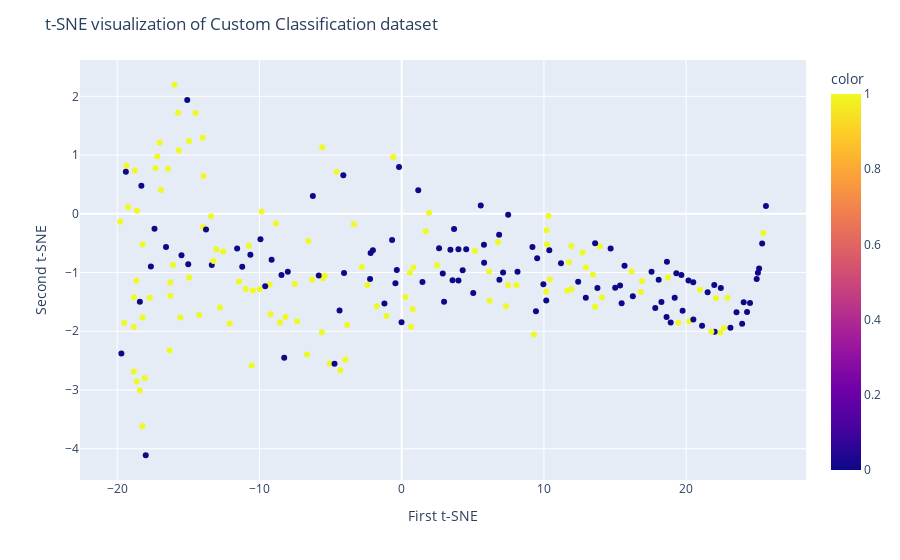

Notebook source saved alongside this figure:
### Code cell
fig = px.scatter(x=X_tsne[:, 0], y=X_tsne[:, 1], color=y)
fig.update_layout(
    title="t-SNE visualization of Custom Classification dataset",
    xaxis_title="First t-SNE",
    yaxis_title="Second t-SNE",
)
fig.show()

### Figure 1 — Plotly figure (JSON) as saved in the notebook; plotly's stock layout.template omitted (floating-point values rounded to 4 significant figures; data arrays with more than 128 entries replaced by an {"elided": "..."} marker saying what was removed)
{"data": [{"hovertemplate": "x=%{x}<br>y=%{y}<br>color=%{marker.color}<extra></extra>", "legendgroup": "", "marker": {"color": {"elided": "224 int values"}, "coloraxis": "coloraxis", "symbol": "circle"}, "mode": "markers", "name": "", "orientation": "v", "showlegend": false, "type": "scatter", "x": {"elided": "224 float values"}, "xaxis": "x", "y": {"elided": "224 float values"}, "yaxis": "y"}], "layout": {"coloraxis": {"colorbar": {"title": {"text": "color"}}, "colorscale": [[0, "#0d0887"], [0.1111, "#46039f"], [0.2222, "#7201a8"], [0.3333, "#9c179e"], [0.4444, "#bd3786"], [0.5556, "#d8576b"], [0.6667, "#ed7953"], [0.7778, "#fb9f3a"], [0.8889, "#fdca26"], [1, "#f0f921"]]}, "legend": {"tracegroupgap": 0}, "margin": {"t": 60}, "title": {"text": "t-SNE visualization of Custom Classification dataset"}, "xaxis": {"anchor": "y", "domain": [0, 1], "title": {"text": "First t-SNE"}}, "yaxis": {"anchor": "x", "domain": [0, 1], "title": {"text": "Second t-SNE"}}}}
